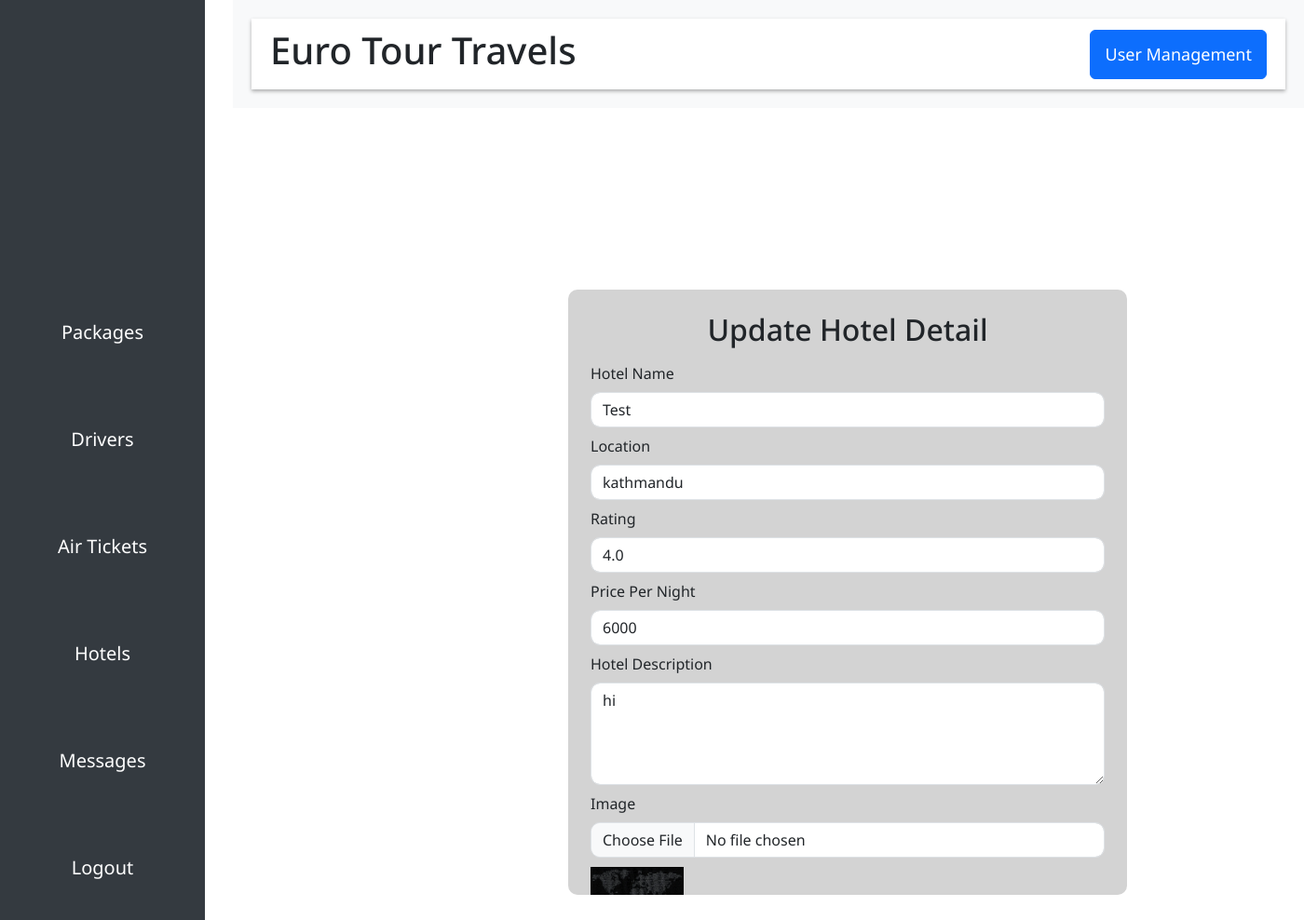
Page /updatehotel/2/ (signed in) on the committed database.
### core/models.py (models this page shows, shortened)
class Hotel(models.Model):
    hotelId = models.AutoField(primary_key=True)
    hotelname = models.CharField(max_length=255, verbose_name="Hotel Name", null=True, blank=False, default="")
    location = models.CharField(max_length=255, verbose_name="Location", null=True, blank=False, default="")
    rating = models.DecimalField(max_digits=3, decimal_places=1, verbose_name="Rating", null=True, blank=False)
    price_per_night = models.IntegerField(verbose_name="Price Per Night", null=True, blank=False)
    hotel_description = models.CharField(max_length=5000, verbose_name="Hotel Description", null=True, blank=False, default="")
    image = models.ImageField(upload_to="hotels/images", verbose_name="Images", null=True, blank=False, default='')

### core/views.py (the view)
# urls.py: path('updatehotel/<str:hotelId>/', updatehotel, name='updatehotel'),
@login_required
@user_passes_test(user_has_hotel_management_role)
def updatehotel(request, hotelId):
    hotel = Hotel.objects.get(hotelId=hotelId)
    context = {
        'hotel': hotel
    }
    return render(request, 'admin/form/hotelupdate.html', context=context)

### core/views.py (called while the page is built)
def user_has_hotel_management_role(user):
    return user.is_superuser or (hasattr(user, 'profile') and user.profile.hotel_management)

### templates/admin/form/hotelupdate.html (shortened to what this page needs)
{% extends 'admin/adminbase.html' %}
{% block body %}
  <div class="container d-flex justify-content-center align-items-center" style="height: 82vh; margin-left: 250px;">
    <div class="form-container p-4" style="background-color: #d3d3d3; border-radius: 10px; width: 600px; height: 650px; overflow-y: auto;">
      <h2 class="text-center mb-3">Update Hotel Detail</h2>
      <form action="{% url 'save_hotel_update' hotel.hotelId %}" method="POST" enctype="multipart/form-data">
        <div class="mb-2">
          <label for="hotelname" class="form-label">Hotel Name</label>
          <input type="text" class="form-control" name="hotelname" placeholder="Hotel Name" value="{{ hotel.hotelname }}" required style="border-radius: 10px;" />
        </div>
        <div class="mb-2">
          <label for="location" class="form-label">Location</label>
          <input type="text" class="form-control" name="location" placeholder="Location" value="{{ hotel.location }}" required style="border-radius: 10px;" />
        </div>
        <div class="mb-2">
          <label for="rating" class="form-label">Rating</label>
          <input type="number" step="0.1" class="form-control" name="rating" placeholder="Rating (e.g., 4.5)" value="{{ hotel.rating }}" required style="border-radius: 10px;" />
        </div>
        <div class="mb-2">
          <label for="price_per_night" class="form-label">Price Per Night</label>
          <input type="number" class="form-control" name="price_per_night" placeholder="Price Per Night" value="{{ hotel.price_per_night }}" required style="border-radius: 10px;" />
        </div>
        <div class="mb-2">
          <label for="hotel_description" class="form-label">Hotel Description</label>
          <textarea class="form-control" name="hotel_description" rows="4" placeholder="Hotel Description" required style="border-radius: 10px;">{{ hotel.hotel_description }}</textarea>
        </div>
        <div class="mb-2">
          <label for="image" class="form-label">Image</label>
          <input type="file" class="form-control" name="image" style="border-radius: 10px;" />
          {% if hotel.image %}
            <img src="{{ hotel.image.url }}" alt="Hotel Image" style="width: 100px; margin-top: 10px;" />
          {% endif %}
        </div>
      </form>
    </div>
  </div>
{% endblock %}

### templates/admin/adminbase.html (style rules this page uses)
body { font-family: 'Noto Sans', sans-serif; overflow-y: scroll; overflow-x: hidden; }

### rows in the picture
Hotel: hotelname "Test", location "kathmandu", rating "4.0", price_per_night "6000", hotel_description "hi", image (picture)
